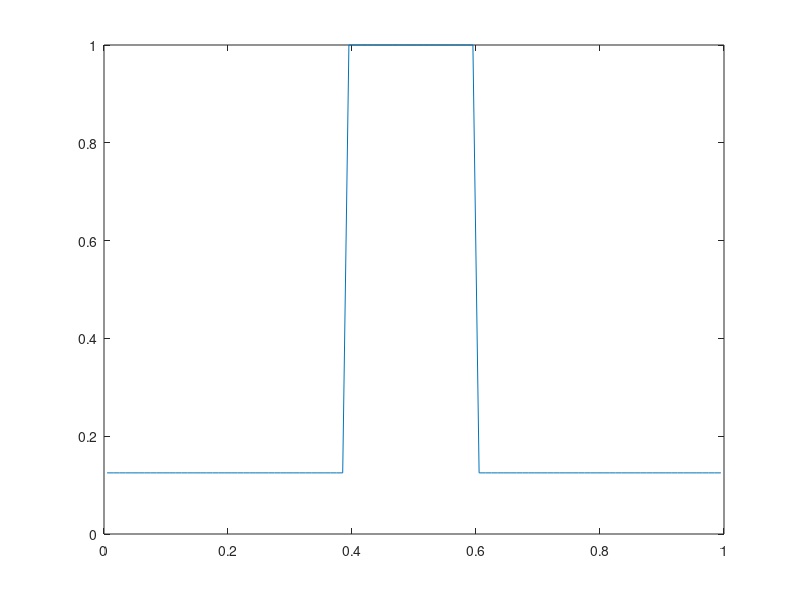
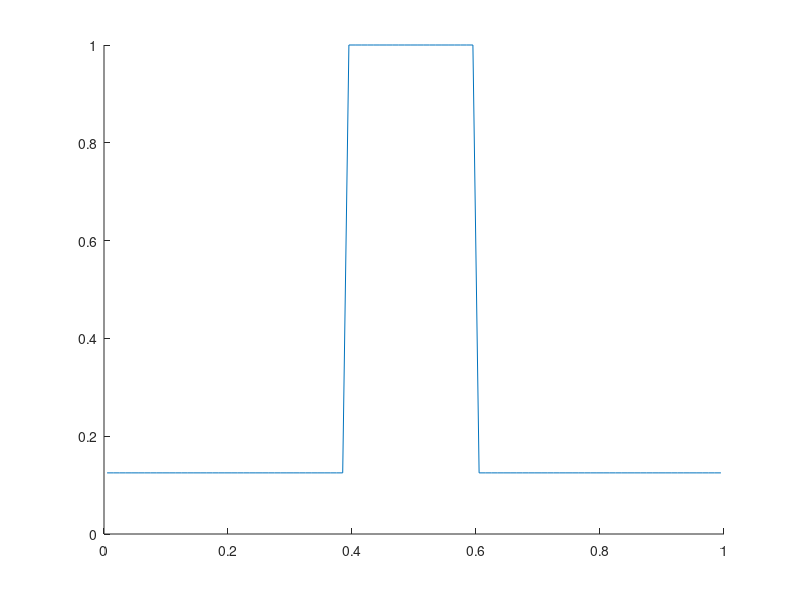

The MATLAB source for these figures, in order: (Note: this script raises an error after producing the figures.)
%% Sod Shock Tube
clc
clear
close all

%%
N = 100;
gamma = 1.4;

u = zeros(N,3);

T = 300;

%Setting Initial Conditions with a square wave at the center
u(:,1) = 0.125;
squareOffset = 10;
u(round(size(u,1)/2)-squareOffset:round(size(u,1)/2)+squareOffset,1) = 1;

P = u(:,1).*287.*T;
u(:,3) = (P)./(gamma - 1) + (1/2)*u(:,1).*abs(u(:,2)).^2;
%Defining coordinates
u_coord = (0+(1/N/2):1/N:1-(1/N/2))';

c1 = plot(u_coord,u(:,1),'Color',[0, 0.4470, 0.7410]);

E2N = [(1:N-1)',(2:N)'];

E2N = [E2N;N,1];


CFL = 1; %CFL number of 1
d_x = 1./N;

T = 10;

%% Forward Euler Stepping
figure()
hold on


t = 0;
c1 = plot(u_coord,u(:,1),'Color',[0, 0.4470, 0.7410]);
drawnow
count = 0;
u_history = zeros(size(u,1),size(u,2),1);
t_history = [];
save = 1;
while t < T
    count = count + 1;
    dt = 1E-6;
    %RK2
    [Residual_1] = calculateResidual_periodic(u,N,E2N,@roe);

    u_1 = u - dt.*Residual_1./d_x;
    [Residual_2] = calculateResidual_periodic(u_1,N,E2N,@roe);
    u = u - dt.*(0.5.*(Residual_1+Residual_2));
    
    if mod(count,100) == 0
        fprintf("Residual = "+ sum(abs(Residual_1),'all')+", t = "+t+"\n");
        delete(c1);
        c1 = plot(u_coord,u(:,1),'Color',[0, 0.4470, 0.7410]);
        drawnow
    end

    if mod(count,1E4) == 0
        u_history(:,:,save) = u;
        t_history = [t_history;t];
        save = save + 1;
        fprintf("Solution Saved!\n\n")
    end
    
    %Advance in Time
    t = t + dt;
   
end
plot(u_coord,u(:,1))
legend('Initial','Final')
xlabel('x')
ylabel('rho')



%% Functions Declared

%Calculate residual for 1 timestep
function [Residual] = calculateResidual_freestream(u,N,E2N,flux)
    EdgeFlux = zeros(size(E2N,1),3);
    Residual = zeros(N,size(u,2)); 
    for i = 1:size(E2N,1)
        L_indx = E2N(i,1);
        R_indx = E2N(i,2);
        uL = u(L_indx,:);
        uR = u(R_indx,:);
        uL_temp = [uL(1),uL(2),0,uL(3)];
        uR_temp = [uR(1),uR(2),0,uR(3)];
        [F] = flux(uL_temp,uR_temp,[1;0]);
        F(3) = []; 
        EdgeFlux(i,:) = F;
    end

    for i = 1:size(EdgeFlux,1)
        L_indx = E2N(i,1);
        R_indx = E2N(i,2);
        if L_indx ~= 1
            Residual(L_indx,:) = Residual(L_indx,:) + EdgeFlux(i,:);
        end
        if R_indx ~= max(max(E2N))
            Residual(R_indx,:) = Residual(R_indx,:) - EdgeFlux(i,:);
        end
    end
end

function [Residual] = calculateResidual_periodic(u,N,E2N,flux)
    EdgeFlux = zeros(size(E2N,1),3);
    Residual = zeros(N,size(u,2)); 
    for i = 1:size(E2N,1)
        L_indx = E2N(i,1);
        R_indx = E2N(i,2);
        uL = u(L_indx,:);
        uR = u(R_indx,:);
        uL_temp = [uL(1),uL(2),0,uL(3)];
        uR_temp = [uR(1),uR(2),0,uR(3)];
        [F] = flux(uL_temp,uR_temp,[1;0]);
        F(3) = []; 
        EdgeFlux(i,:) = F;
        Residual(L_indx,:) = Residual(L_indx,:) + F;
        Residual(R_indx,:) = Residual(R_indx,:) - F;
    end
end
